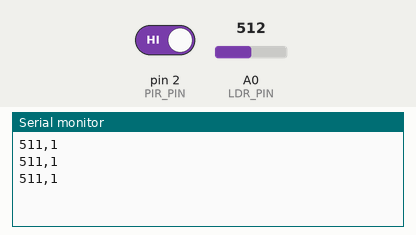
The sketch below on a simulated Arduino Uno, built with avr-gcc and run on an emulated ATmega328P. On the bench: the last lines printed to the serial monitor. Inputs (shaded band) come from the test bench; at power-on: A0 (LDR_PIN) = 512, pin 2 (PIR_PIN) HIGH.

Above: at 1.3 s.
1.4 s: A0 (LDR_PIN) set to 716
At 1.9 s:
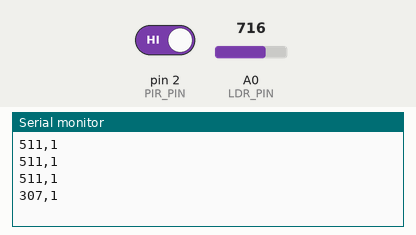
2.9 s: pin 2 (PIR_PIN) driven LOW
At 3.4 s:
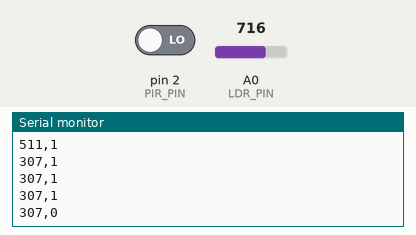
4.4 s: A0 (LDR_PIN) set to 900
At 4.9 s:
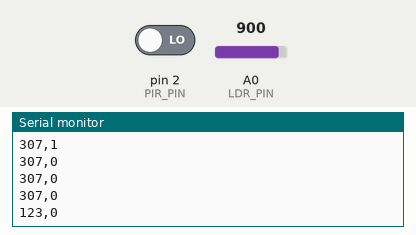
5.9 s: pin 2 (PIR_PIN) driven HIGH
At 6.4 s:
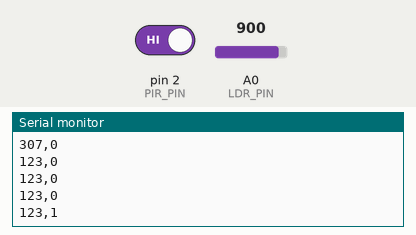
Timing chart, 0 to 8.4 s (numbered marks = the images above; inputs shaded):
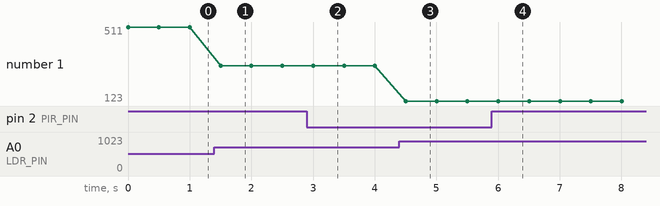

The sketch:

lab9_sensors.ino
```cpp
const int LDR_PIN = A0;
const int PIR_PIN = 2;

void setup() {
  Serial.begin(9600);
  pinMode(PIR_PIN, INPUT);
}

void loop() {
  int light = 1023 - analogRead(LDR_PIN);
  int motion = digitalRead(PIR_PIN);

  // Send light,motion to Raspberry Pi
  Serial.print(light);
  Serial.print(",");
  Serial.println(motion);

  delay(500);
}
```

Measured:
- after the input at 1.4 s, the serial monitor: prints a new line after 0.10 s (image 1)
- after the input at 2.9 s, the serial monitor: prints a new line after 0.10 s (image 2)
- after the input at 4.4 s, the serial monitor: prints a new line after 0.10 s (image 3)
- after the input at 5.9 s, the serial monitor: prints a new line after 0.10 s (image 4)
- plotted number 1: 511 → 307 after the input at 1.4 s, 307 → 123 after the input at 4.4 s
